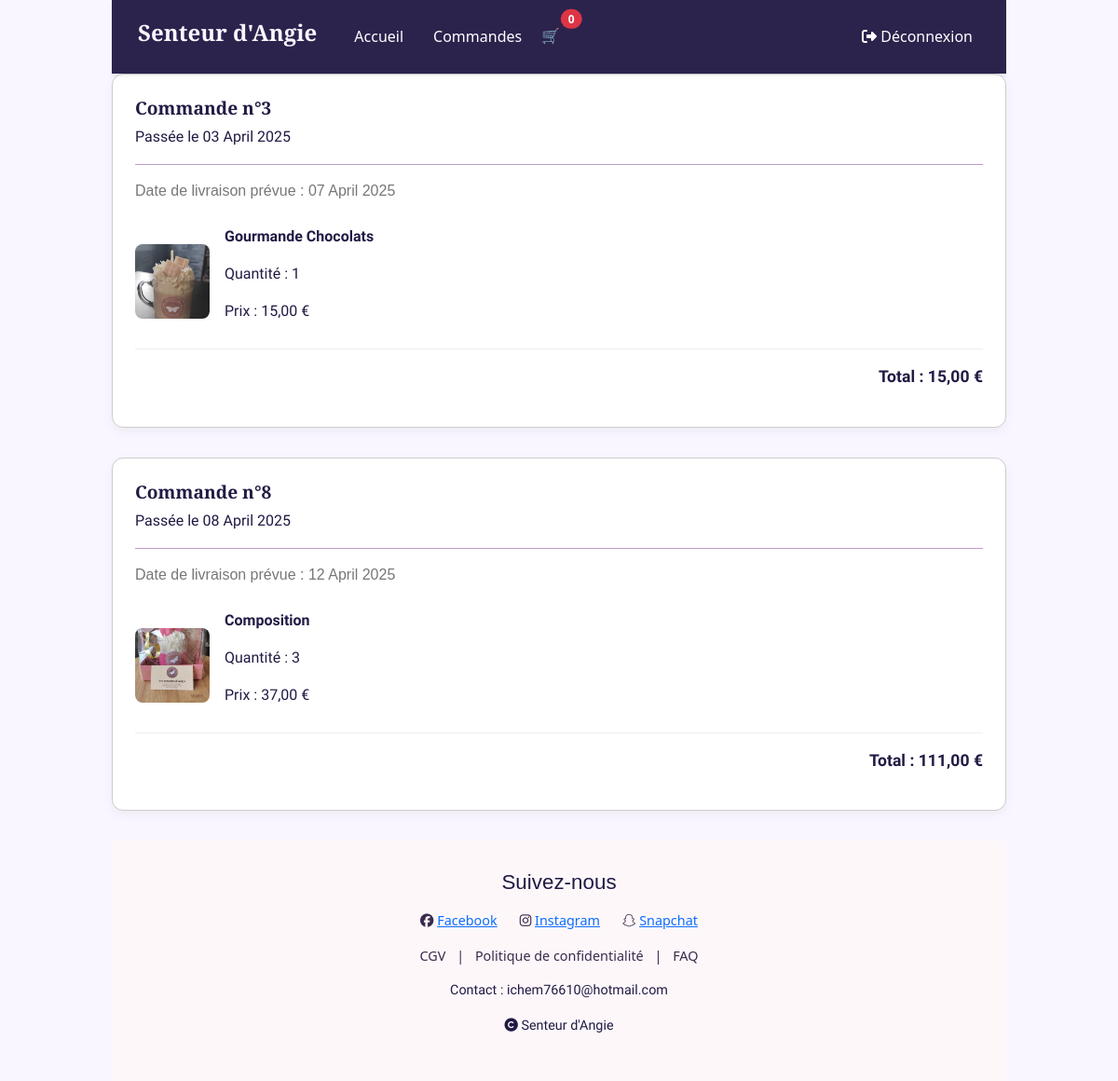
Screenshot of /src/Controller/controller_commande.php (signed in) with the database file from the repository.
### tables this page shows
CREATE TABLE IF NOT EXISTS `76_commande` (
  `com_id` int NOT NULL AUTO_INCREMENT,
  `com_dateCommande` date NOT NULL,
  `com_dateLivraison` date NOT NULL,
  `use_id` int NOT NULL,
  PRIMARY KEY (`com_id`),
  KEY `use_id` (`use_id`)
);

CREATE TABLE IF NOT EXISTS `76_produits` (
  `pro_id` int NOT NULL AUTO_INCREMENT,
  `pro_nom` varchar(200) NOT NULL,
  `pro_description` varchar(1000) NOT NULL,
  `pro_prix` int NOT NULL,
  `pro_quantite` int NOT NULL,
  `pro_img` varchar(250) NOT NULL,
  PRIMARY KEY (`pro_id`)
);

CREATE TABLE IF NOT EXISTS `76_commande_ligne` (
  `pro_id` int NOT NULL,
  `com_id` int NOT NULL,
  `comlig_quantité` int NOT NULL,
  PRIMARY KEY (`pro_id`,`com_id`),
  KEY `com_id` (`com_id`)
);

### src/Model/model_produit.php (called while the page is built, shortened)
<?php
class Produits
{
    public static function afficheCommande()
    {
        $pdo = new PDO('mysql:host=' . DB_HOST . ';dbname=' . DB_NAME . ';charset=utf8', DB_USER, DB_PASS);
        $pdo->setAttribute(PDO::ATTR_ERRMODE, PDO::ERRMODE_EXCEPTION);
        $sql = 'SELECT
                    u.use_id,
                    u.use_nom,
                    u.use_prenom,
                    u.use_mail,
                    c.com_id,
                    c.com_dateCommande,
                    c.com_dateLivraison,
                    p.pro_nom,
                    p.pro_description,
                    p.pro_prix,
                    p.pro_img,
                    cl.comlig_quantité
                FROM 76_commande c
                JOIN 76_users u ON c.use_id = u.use_id
                JOIN 76_commande_ligne cl ON c.com_id = cl.com_id
                JOIN 76_produits p ON cl.pro_id = p.pro_id
                where u.use_id = :use_id';
        $stmt = $pdo->prepare($sql);
        $stmt->bindValue(':use_id', $_SESSION['user']['id'], PDO::PARAM_INT);
        $stmt->execute();
        $command = $stmt->fetchAll(PDO::FETCH_ASSOC);
        foreach ($command as &$value) {
            if (isset($value['com_dateCommande'])) {
                $date = new DateTimeImmutable($value['com_dateCommande']);
                $dateL = new DateTimeImmutable($value['com_dateLivraison']);
            }
        }
        $commandes = [];
        foreach ($command as $row) {
            $com_id = $row['com_id'];
            if (!isset($commandes[$com_id])) {
                $commandes[$com_id] = [
                    'com_id' => $com_id,
                    'com_dateCommande' => $row['com_dateCommande'],
                    'com_dateLivraison' => $row['com_dateLivraison'],
                    'produits' => [],
                    'total' => 0
                ];
            }
            $commandes[$com_id]['produits'][] = [
                'pro_nom' => $row['pro_nom'],
                'pro_description' => $row['pro_description'],
                'pro_prix' => $row['pro_prix'],
                'pro_img' => $row['pro_img'],
                'comlig_quantité' => $row['comlig_quantité']
            ];
            $commandes[$com_id]['total'] += $row['pro_prix'] * $row['comlig_quantité'];
        }
        return $commandes;
    }
}

### src/Controller/controller_commande.php (called while the page is built, shortened)
<?php
require_once '../Model/model_produit.php';
$fmt = new NumberFormatter('fr_FR', NumberFormatter::CURRENCY);
$command = Produits::afficheCommande();
include_once '../View/view_commande.php';

### src/View/view_commande.php (the view, shortened to what this page needs)
<?php
include_once '../../templates/head.php';
include_once '../../templates/nav.php';
?>
<?php foreach ($command as $commande) { ?>
  <div class="commande-card">
    <div class="commande-header">
      <h3 class="command">Commande n°<?= $commande['com_id'] ?></h3>
      <p>Passée le <?= $commande['com_dateCommande'] ?></p>
    </div>
    <div class="commande-produits">
      <h3 class="dateLivraison">Date de livraison prévue : <?= $commande['com_dateLivraison'] ?></h3>
      <?php foreach ($commande['produits'] as $produit) { ?>
        <div class="produit">
          <img src="/assets/img/<?= $produit['pro_img'] ?>" alt="<?= $produit['pro_nom'] ?>">
          <div class="infos">
            <p class="nom"><?= $produit['pro_nom'] ?></p>
            <p>Quantité : <?= $produit['comlig_quantité'] ?></p>
            <p>Prix : <?= $fmt->formatCurrency($produit['pro_prix'], "EUR") ?></p>
          </div>
        </div>
      <?php } ?>
    </div>
    <div class="commande-footer">
      <p>Total : <?= $fmt->formatCurrency($commande['total'], "EUR") ?></p>
    </div>
  </div>
<?php } ?>
<?php
include_once '../../templates/footer.php';
?>

### assets/scss/style.css (style rules this page uses)
:root { --color-primary: #2C234D; --color-secondary: #C5B4E3; --color-accent: #E7C6D7; --color-background: #FAF6FF; --color-text: #3A2E4F; }
body h1, body h2, body h3, body h4, body h5, body h6 { font-family: "Playfair Display", sans-serif; color: #211A44; }
body p { font-family: "Raleway", sans-serif; color: #211A44; }
.commande-card { border: 1px solid #ccc; border-radius: 12px; padding: 1.5rem; margin-bottom: 2rem; background-color: #fff; box-shadow: 0 4px 12px rgba(0, 0, 0, 0.05); }
.commande-card .commande-header h3 { font-size: 1.2rem; font-weight: bold; }
.commande-produits { border-top: 1px solid #BE9CC7; margin-top: 1.1rem; padding-top: 1.1rem; }
.commande-produits .dateLivraison { font-size: 1rem; color: #777; margin-bottom: 1rem; }
.commande-produits .produit { display: flex; align-items: center; gap: 1rem; padding: 0.75rem 0; border-bottom: 1px solid #eee; }
.commande-produits .produit img { width: 5rem; height: 5rem; -o-object-fit: cover; object-fit: cover; border-radius: 8px; }
.commande-produits .infos .nom { display: flex; flex-direction: column; gap: 0.25rem; font-weight: 600; font-size: 1rem; }
.commande-footer { text-align: right; font-size: 1.1rem; font-weight: bold; margin-top: 1rem; }

### rows the page displays
76_commande: 76_produits.pro_img (picture), 76_produits.pro_nom "Gourmande Chocolats", 76_commande_ligne.comlig_quantité "1", 76_produits.pro_prix "15,00 €"
76_commande: 76_produits.pro_img (picture), 76_produits.pro_nom "Composition", 76_commande_ligne.comlig_quantité "3", 76_produits.pro_prix "37,00 €"

### other values shown
$commande['com_id'] "3"
$commande['com_dateCommande'] "03 April 2025"
$commande['com_dateLivraison'] "07 April 2025"
$fmt->formatCurrency($commande['total'], "EUR") "15,00 €"
$commande['com_id'] "8"
$commande['com_dateCommande'] "08 April 2025"
$commande['com_dateLivraison'] "12 April 2025"
$fmt->formatCurrency($commande['total'], "EUR") "111,00 €"
